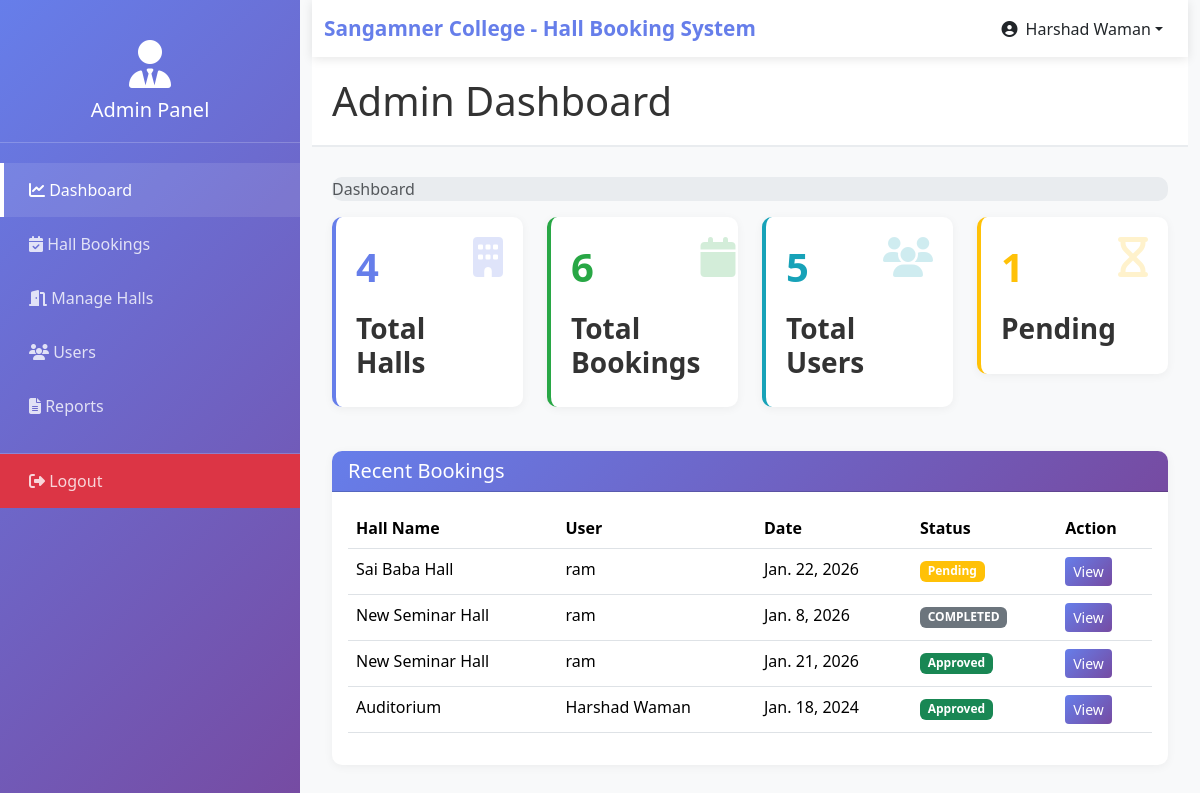
Screenshot of /admin-dashboard/ (signed in) with the database file from the repository.
### hallapp/models.py (models this page shows, shortened)
class User(AbstractUser):
    USER_TYPE_CHOICES = (
        ('admin', 'Admin'),
        ('user', 'User'),
    )
    user_type = models.CharField(max_length=10, choices=USER_TYPE_CHOICES, default='user')
    department = models.CharField(max_length=100, blank=True, null=True)
    phone_number = models.CharField(max_length=15, blank=True, null=True)

class Booking(models.Model):
    STATUS_CHOICES = (
        ('PENDING', 'Pending'),
        ('APPROVED', 'Approved'),
        ('REJECTED', 'Rejected'),
        ('COMPLETED', 'Completed'),
        ('CANCELLED', 'Cancelled'),
    )
    STAGE_CHOICES = (
        ('Large', 'Large'),
        ('Small', 'Small'),
    )
    CHAIR_CHOICES = (
        ('Wheel', 'Wheel'),
        ('Fiber', 'Fiber'),
    )
    user = models.ForeignKey(User, on_delete=models.CASCADE, related_name='bookings')
    hall = models.ForeignKey(Hall, on_delete=models.CASCADE, related_name='bookings')
    event_name = models.CharField(max_length=200)
    department = models.CharField(max_length=100)
    coordinator_name = models.CharField(max_length=100, verbose_name="Program Head / Coordinator")
    coordinator_mobile = models.CharField(max_length=15)
    booking_date = models.DateField()
    start_time = models.TimeField()
    end_time = models.TimeField()
    stage_size = models.CharField(max_length=10, choices=STAGE_CHOICES, blank=True)
    audience_count = models.PositiveIntegerField(default=0)
    chair_type = models.CharField(max_length=10, choices=CHAIR_CHOICES, blank=True)
    chair_count = models.PositiveIntegerField(default=0)
    mic_count = models.PositiveIntegerField(default=0)
    speaker_count = models.PositiveIntegerField(default=0)
    projector_count = models.PositiveIntegerField(default=0)
    laptop_count = models.PositiveIntegerField(default=0)
    req_agarbatti = models.BooleanField(default=False, verbose_name="Incense Sticks (Agarbatti)")
    req_matchbox = models.BooleanField(default=False, verbose_name="Matchbox")
    req_oil = models.BooleanField(default=False, verbose_name="Oil")
    req_wati = models.BooleanField(default=False, verbose_name="Cotton Wicks (Wati)")
    req_kapur = models.BooleanField(default=False, verbose_name="Camphor (Kapur)")
    req_satarangi = models.CharField(max_length=100, blank=True, verbose_name="Satarangi/Mat")
    req_carpet = models.BooleanField(default=False, verbose_name="Red Carpet")
    req_mandap = models.BooleanField(default=False, verbose_name="Mandap")
    req_saraswati_photo = models.BooleanField(default=False, verbose_name="Saraswati Photo")
    req_samai = models.BooleanField(default=False, verbose_name="Traditional Lamp (Samai)")
    status = models.CharField(max_length=20, choices=STATUS_CHOICES, default='PENDING')
    rejection_reason = models.TextField(blank=True, null=True)
    approved_by = models.ForeignKey(User, on_delete=models.SET_NULL, null=True, blank=True, related_name='approved_bookings')
    approved_at = models.DateTimeField(null=True, blank=True)
    rejected_by = models.ForeignKey(User, on_delete=models.SET_NULL, null=True, blank=True, related_name='rejected_bookings')
    rejected_at = models.DateTimeField(null=True, blank=True)
    created_at = models.DateTimeField(auto_now_add=True)
    updated_at = models.DateTimeField(auto_now=True)
    class Meta:
        ordering = ['-booking_date', '-start_time']

class Hall(models.Model):
    name = models.CharField(max_length=100)  # e.g., "Main Auditorium"
    capacity = models.IntegerField()         # e.g., 500
    location = models.CharField(max_length=100) # e.g., "Block A"
    description = models.TextField(blank=True)
    facilities = models.CharField(max_length=255, help_text="e.g., AC, Sound System, WiFi")
    is_active = models.BooleanField(default=True)

### hallapp/views.py (the view)
# urls.py: path('admin-dashboard/', views.admin_dashboard, name='admin-dashboard'),
@login_required
def admin_dashboard(request):
    if request.user.user_type != 'admin':
        return redirect('index')
    context = {
        'admin': request.user,
        'total_halls': Hall.objects.count(),
        'total_bookings': Booking.objects.count(),
        'pending_bookings': Booking.objects.filter(status='PENDING').count(),
        'users_count': User.objects.count(),
        'recent_bookings': Booking.objects.select_related('user', 'hall').exclude(status='CANCELLED').all().order_by('-created_at')[:5],
        'all_bookings': Booking.objects.select_related('user', 'hall').exclude(status='CANCELLED').all().order_by('-booking_date', '-start_time'),
        'users': User.objects.all().order_by('-date_joined')
    }
    return render(request, 'admin.html', context)

### hallapp/templates/admin.html (shortened to what this page needs)
<!DOCTYPE html>
<html lang="en">
<head>
  <link href="https://cdnjs.cloudflare.com/ajax/libs/bootstrap/5.3.2/css/bootstrap.min.css" rel="stylesheet">
  <link href="https://cdnjs.cloudflare.com/ajax/libs/font-awesome/6.4.0/css/all.min.css" rel="stylesheet">
</head>
<body>
  <div class="container-fluid">
    <div class="row">
      <div class="col-md-3 sidebar">
        <div
          style="padding: 20px; text-align: center; border-bottom: 1px solid rgba(255,255,255,0.2); margin-bottom: 20px;">
          <i class="fas fa-user-tie" style="font-size: 3rem; color: white; margin-bottom: 10px; display: block;"></i>
          <h5 style="color: white; margin: 0;">Admin Panel</h5>
        </div>
        <ul class="sidebar-nav">
          <li><a href="#" onclick="switchSection('dashboard')" class="active"><i class="fas fa-chart-line"></i>
              Dashboard</a></li>
          <li><a href="#" onclick="switchSection('bookings')"><i class="fas fa-calendar-check"></i> Hall Bookings</a>
          </li>
          <li><a href="#" onclick="switchSection('halls')"><i class="fas fa-door-open"></i> Manage Halls</a></li>
          <li><a href="#" onclick="switchSection('users')"><i class="fas fa-users"></i> Users</a></li>
          <li><a href="#" onclick="switchSection('reports')"><i class="fas fa-file-alt"></i> Reports</a></li>
          <li style="border-top: 1px solid rgba(255,255,255,0.2); margin-top: 20px;"><a href="/logout/"
              class="logout-btn"><i class="fas fa-sign-out-alt"></i> Logout</a></li>
        </ul>
      </div>
      <div class="col-md-9">
        <nav class="navbar navbar-expand-lg">
          <div class="container-fluid">
            <span class="navbar-brand">Sangamner College - Hall Booking System</span>
            <div class="ms-auto">
              <div class="dropdown">
                <button class="btn dropdown-toggle d-flex align-items-center" type="button" id="adminProfileDropdown"
                  data-bs-toggle="dropdown" aria-expanded="false">
                  <i class="fas fa-user-circle me-2"></i>
                  <span>{{ admin.get_full_name|default:admin.username }}</span>
                </button>
              </div>
            </div>
          </div>
        </nav>
        <div class="admin-header">
          <h1 id="section-title">Admin Dashboard</h1>
        </div>
        <div style="padding: 0 20px;">
          <div id="dashboard" class="section active">
            <nav aria-label="breadcrumb">
              <ol class="breadcrumb">
                <li class="breadcrumb-item active">Dashboard</li>
              </ol>
            </nav>
            <div class="row">
              <div class="col-md-6 col-lg-3">
                <div class="stats-card">
                  <div class="d-flex justify-content-between align-items-start">
                    <div>
                      <div class="number">{{ total_halls }}</div>
                      <h3>Total Halls</h3>
                    </div>
                    <i class="fas fa-building icon"></i>
                  </div>
                </div>
              </div>
              <div class="col-md-6 col-lg-3">
                <div class="stats-card" style="border-left-color: #28a745;">
                  <div class="d-flex justify-content-between align-items-start">
                    <div>
                      <div class="number" style="color: #28a745;">{{ total_bookings }}</div>
                      <h3>Total Bookings</h3>
                    </div>
                    <i class="fas fa-calendar icon" style="color: #28a745;"></i>
                  </div>
                </div>
              </div>
              <div class="col-md-6 col-lg-3">
                <div class="stats-card" style="border-left-color: #17a2b8;">
                  <div class="d-flex justify-content-between align-items-start">
                    <div>
                      <div class="number" style="color: #17a2b8;">{{ users_count }}</div>
                      <h3>Total Users</h3>
                    </div>
                    <i class="fas fa-users icon" style="color: #17a2b8;"></i>
                  </div>
                </div>
              </div>
              <div class="col-md-6 col-lg-3">
                <div class="stats-card" style="border-left-color: #ffc107;">
                  <div class="d-flex justify-content-between align-items-start">
                    <div>
                      <div class="number" style="color: #ffc107;">{{ pending_bookings }}</div>
                      <h3>Pending</h3>
                    </div>
                    <i class="fas fa-hourglass icon" style="color: #ffc107;"></i>
                  </div>
                </div>
              </div>
            </div>
            <div class="card mt-4">
              <div class="card-header">
                <h5 class="mb-0">Recent Bookings</h5>
              </div>
              <div class="card-body">
                {% if recent_bookings %}
                <div class="table-responsive">
                  <table class="table table-hover">
                    <thead>
                      <tr>
                        <th>Hall Name</th>
                        <th>User</th>
                        <th>Date</th>
                        <th>Status</th>
                        <th>Action</th>
                      </tr>
                    </thead>
                    <tbody>
                      {% for booking in recent_bookings %}
                      <tr>
                        <td>{{ booking.hall.name }}</td>
                        <td>{{ booking.user.get_full_name|default:booking.user.username }}</td>
                        <td>{{ booking.booking_date }}</td>
                        <td>
                          {% if booking.status == 'APPROVED' %}
                          <span class="badge bg-success">Approved</span>
                          {% elif booking.status == 'PENDING' %}
                          <span class="badge bg-warning">Pending</span>
                          {% elif booking.status == 'REJECTED' %}
                          <span class="badge bg-danger">Rejected</span>
                          {% else %}
                          <span class="badge bg-secondary">{{ booking.status }}</span>
                          {% endif %}
                        </td>
                        <td><button class="btn btn-sm btn-primary"
                            onclick="viewBookingDetails('{{ booking.id }}')">View</button></td>
                      </tr>
                      {% endfor %}
                    </tbody>
                  </table>
                </div>
                {% else %}
                <div class="text-center py-4">
                  <p class="text-muted">No bookings found.</p>
                </div>
                {% endif %}
              </div>
            </div>
          </div>
        </div>
      </div>
    </div>
  </div>
</body>
</html>

### hallapp/templates/admin.html (style rules this page uses)
body { background-color: #f8f9fa; font-family: 'Segoe UI', Tahoma, Geneva, Verdana, sans-serif; }
.sidebar { background: linear-gradient(135deg, #667eea 0%, #764ba2 100%); min-height: 100vh; padding: 20px 0; }
.sidebar-nav { list-style: none; padding: 0; }
.sidebar-nav li { padding: 0; }
.sidebar-nav a { display: block; padding: 15px 25px; color: rgba(255, 255, 255, 0.8); text-decoration: none; transition: all 0.3s; border-left: 4px solid transparent; }
.sidebar-nav a:hover, .sidebar-nav a.active { background-color: rgba(255, 255, 255, 0.1); color: white; border-left-color: white; }
.navbar { background: white; box-shadow: 0 2px 10px rgba(0, 0, 0, 0.1); }
.navbar-brand { font-weight: bold; font-size: 1.3rem; color: #667eea !important; }
.admin-header { padding: 20px; background: white; border-bottom: 2px solid #e9ecef; margin-bottom: 30px; }
.admin-header h1 { margin: 0; color: #333; }
.stats-card { background: white; border-radius: 10px; padding: 20px; margin-bottom: 20px; box-shadow: 0 2px 10px rgba(0, 0, 0, 0.05); border-left: 4px solid #667eea; }
.stats-card h3 { margin-top: 15px; color: #333; font-weight: bold; }
.stats-card .number { font-size: 2.5rem; font-weight: bold; color: #667eea; }
.stats-card .icon { font-size: 2.5rem; color: #667eea; opacity: 0.2; }
.card { border: none; border-radius: 10px; box-shadow: 0 2px 10px rgba(0, 0, 0, 0.05); }
.card-header { background: linear-gradient(135deg, #667eea 0%, #764ba2 100%); color: white; border-radius: 10px 10px 0 0 !important; }
.btn-primary { background: linear-gradient(135deg, #667eea 0%, #764ba2 100%); border: none; }
.table-responsive { background: white; border-radius: 10px; overflow: hidden; }
.logout-btn { background: #dc3545; }
.section { display: none; }
.section.active { display: block; }
.breadcrumb { background-color: #e9ecef; border-radius: 10px; }

### rows the page displays
User: get_full_name "Harshad Waman"
Booking: hall.name "Sai Baba Hall", user.get_full_name "ram", booking_date "Jan. 22, 2026", status "Pending"
Booking: hall.name "New Seminar Hall", user.get_full_name "ram", booking_date "Jan. 8, 2026", status "COMPLETED"
Booking: hall.name "New Seminar Hall", user.get_full_name "ram", booking_date "Jan. 21, 2026", status "Approved"
Booking: hall.name "Auditorium", user.get_full_name "Harshad Waman", booking_date "Jan. 18, 2024", status "Approved"

### other values shown
{{ total_halls }} "4"
{{ total_bookings }} "6"
{{ users_count }} "5"
{{ pending_bookings }} "1"
